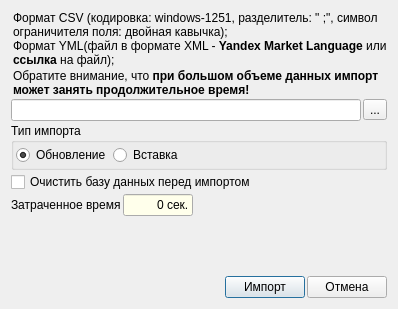
<?xml version="1.0" encoding="UTF-8"?>
<ui version="4.0">
 <class>DialogImport</class>
 <widget class="QDialog" name="DialogImport">
  <property name="geometry">
   <rect>
    <x>0</x>
    <y>0</y>
    <width>398</width>
    <height>309</height>
   </rect>
  </property>
  <property name="maximumSize">
   <size>
    <width>16777215</width>
    <height>320</height>
   </size>
  </property>
  <property name="windowTitle">
   <string>Настройки импорта</string>
  </property>
  <layout class="QVBoxLayout" name="verticalLayout">
   <property name="spacing">
    <number>2</number>
   </property>
   <item>
    <layout class="QHBoxLayout" name="horizontalLayout_3">
     <item>
      <widget class="QLabel" name="labelWarning_2">
       <property name="sizePolicy">
        <sizepolicy hsizetype="Maximum" vsizetype="Preferred">
         <horstretch>0</horstretch>
         <verstretch>0</verstretch>
        </sizepolicy>
       </property>
       <property name="text">
        <string>&lt;html&gt;&lt;head/&gt;&lt;body&gt;&lt;p&gt;&lt;img src=&quot;:/32/icons/32x32/info-32.png&quot;/&gt;&lt;/p&gt;&lt;/body&gt;&lt;/html&gt;</string>
       </property>
       <property name="wordWrap">
        <bool>true</bool>
       </property>
      </widget>
     </item>
     <item>
      <widget class="QLabel" name="label_4">
       <property name="text">
        <string>&lt;html&gt;&lt;head/&gt;&lt;body&gt;&lt;p&gt;Формат CSV (кодировка: windows-1251, разделитель: &amp;quot; ;&amp;quot;, символ ограничителя поля: двойная кавычка);&lt;br/&gt;Формат YML(файл в формате XML - &lt;span style=&quot; font-weight:600;&quot;&gt;Yandex Market Language&lt;/span&gt; или &lt;span style=&quot; font-weight:600;&quot;&gt;ссылка&lt;/span&gt; на файл);&lt;/p&gt;&lt;/body&gt;&lt;/html&gt;</string>
       </property>
       <property name="wordWrap">
        <bool>true</bool>
       </property>
      </widget>
     </item>
    </layout>
   </item>
   <item>
    <layout class="QHBoxLayout" name="horizontalLayout_2">
     <item>
      <widget class="QLabel" name="labelWarning">
       <property name="sizePolicy">
        <sizepolicy hsizetype="Maximum" vsizetype="Preferred">
         <horstretch>0</horstretch>
         <verstretch>0</verstretch>
        </sizepolicy>
       </property>
       <property name="text">
        <string>&lt;html&gt;&lt;head/&gt;&lt;body&gt;&lt;p&gt;&lt;img src=&quot;:/32/icons/32x32/warning_alert.png&quot;/&gt;&lt;/p&gt;&lt;/body&gt;&lt;/html&gt;</string>
       </property>
       <property name="wordWrap">
        <bool>true</bool>
       </property>
      </widget>
     </item>
     <item>
      <widget class="QLabel" name="label_3">
       <property name="text">
        <string>&lt;html&gt;&lt;head/&gt;&lt;body&gt;&lt;p&gt;Обратите внимание, что &lt;span style=&quot; font-weight:600;&quot;&gt;при большом объеме данных импорт может занять продолжительное время!&lt;/span&gt;&lt;/p&gt;&lt;/body&gt;&lt;/html&gt;</string>
       </property>
       <property name="wordWrap">
        <bool>true</bool>
       </property>
      </widget>
     </item>
    </layout>
   </item>
   <item>
    <layout class="QHBoxLayout" name="horizontalLayout_4">
     <item>
      <widget class="QLineEdit" name="lineEditImport"/>
     </item>
     <item>
      <widget class="QToolButton" name="toolButtonFileOpen">
       <property name="toolTip">
        <string>Выбрать папку эскпорта</string>
       </property>
       <property name="text">
        <string>...</string>
       </property>
      </widget>
     </item>
    </layout>
   </item>
   <item>
    <widget class="QGroupBox" name="groupBoxTypeImport">
     <property name="title">
      <string>Тип импорта</string>
     </property>
     <layout class="QHBoxLayout" name="horizontalLayout_6">
      <property name="spacing">
       <number>2</number>
      </property>
      <property name="leftMargin">
       <number>2</number>
      </property>
      <property name="topMargin">
       <number>2</number>
      </property>
      <property name="rightMargin">
       <number>2</number>
      </property>
      <property name="bottomMargin">
       <number>2</number>
      </property>
      <item>
       <widget class="QRadioButton" name="radioButtonUpdate">
        <property name="text">
         <string>Обновление</string>
        </property>
        <property name="checked">
         <bool>true</bool>
        </property>
        <attribute name="buttonGroup">
         <string notr="true">buttonGroup</string>
        </attribute>
       </widget>
      </item>
      <item>
       <widget class="QRadioButton" name="radioButtonInsert">
        <property name="text">
         <string>Вставка</string>
        </property>
        <attribute name="buttonGroup">
         <string notr="true">buttonGroup</string>
        </attribute>
       </widget>
      </item>
      <item>
       <spacer name="horizontalSpacer_3">
        <property name="orientation">
         <enum>Qt::Horizontal</enum>
        </property>
        <property name="sizeHint" stdset="0">
         <size>
          <width>193</width>
          <height>20</height>
         </size>
        </property>
       </spacer>
      </item>
     </layout>
    </widget>
   </item>
   <item>
    <layout class="QGridLayout" name="gridLayout">
     <item row="0" column="0">
      <widget class="QCheckBox" name="checkBoxIsDeleteAll">
       <property name="text">
        <string>Очистить базу данных перед импортом</string>
       </property>
       <property name="checked">
        <bool>false</bool>
       </property>
      </widget>
     </item>
     <item row="0" column="1" rowspan="2">
      <widget class="QWidget" name="widgetPreloader" native="true">
       <property name="minimumSize">
        <size>
         <width>40</width>
         <height>0</height>
        </size>
       </property>
      </widget>
     </item>
     <item row="1" column="0">
      <layout class="QHBoxLayout" name="horizontalLayout_5">
       <item>
        <widget class="QLabel" name="label_2">
         <property name="text">
          <string>Затраченное время</string>
         </property>
        </widget>
       </item>
       <item>
        <widget class="QLineEdit" name="lineEditTime">
         <property name="sizePolicy">
          <sizepolicy hsizetype="Preferred" vsizetype="Fixed">
           <horstretch>0</horstretch>
           <verstretch>0</verstretch>
          </sizepolicy>
         </property>
         <property name="maximumSize">
          <size>
           <width>70</width>
           <height>16777215</height>
          </size>
         </property>
         <property name="palette">
          <palette>
           <active>
            <colorrole role="Base">
             <brush brushstyle="SolidPattern">
              <color alpha="255">
               <red>255</red>
               <green>255</green>
               <blue>235</blue>
              </color>
             </brush>
            </colorrole>
           </active>
           <inactive>
            <colorrole role="Base">
             <brush brushstyle="SolidPattern">
              <color alpha="255">
               <red>255</red>
               <green>255</green>
               <blue>235</blue>
              </color>
             </brush>
            </colorrole>
           </inactive>
           <disabled>
            <colorrole role="Base">
             <brush brushstyle="SolidPattern">
              <color alpha="255">
               <red>240</red>
               <green>240</green>
               <blue>240</blue>
              </color>
             </brush>
            </colorrole>
           </disabled>
          </palette>
         </property>
         <property name="text">
          <string>0 сек.</string>
         </property>
         <property name="alignment">
          <set>Qt::AlignRight|Qt::AlignTrailing|Qt::AlignVCenter</set>
         </property>
         <property name="readOnly">
          <bool>true</bool>
         </property>
        </widget>
       </item>
       <item>
        <spacer name="horizontalSpacer_2">
         <property name="orientation">
          <enum>Qt::Horizontal</enum>
         </property>
         <property name="sizeHint" stdset="0">
          <size>
           <width>40</width>
           <height>20</height>
          </size>
         </property>
        </spacer>
       </item>
      </layout>
     </item>
    </layout>
   </item>
   <item>
    <spacer name="verticalSpacer">
     <property name="orientation">
      <enum>Qt::Vertical</enum>
     </property>
     <property name="sizeHint" stdset="0">
      <size>
       <width>20</width>
       <height>0</height>
      </size>
     </property>
    </spacer>
   </item>
   <item>
    <layout class="QHBoxLayout" name="horizontalLayout">
     <item>
      <spacer name="horizontalSpacer">
       <property name="orientation">
        <enum>Qt::Horizontal</enum>
       </property>
       <property name="sizeHint" stdset="0">
        <size>
         <width>148</width>
         <height>20</height>
        </size>
       </property>
      </spacer>
     </item>
     <item>
      <widget class="QPushButton" name="pushButtonOK">
       <property name="text">
        <string>Импорт</string>
       </property>
      </widget>
     </item>
     <item>
      <widget class="QPushButton" name="pushButtonCancel">
       <property name="text">
        <string>Отмена</string>
       </property>
      </widget>
     </item>
    </layout>
   </item>
  </layout>
 </widget>
 <resources/>
 <connections/>
 <buttongroups>
  <buttongroup name="buttonGroup"/>
 </buttongroups>
</ui>
